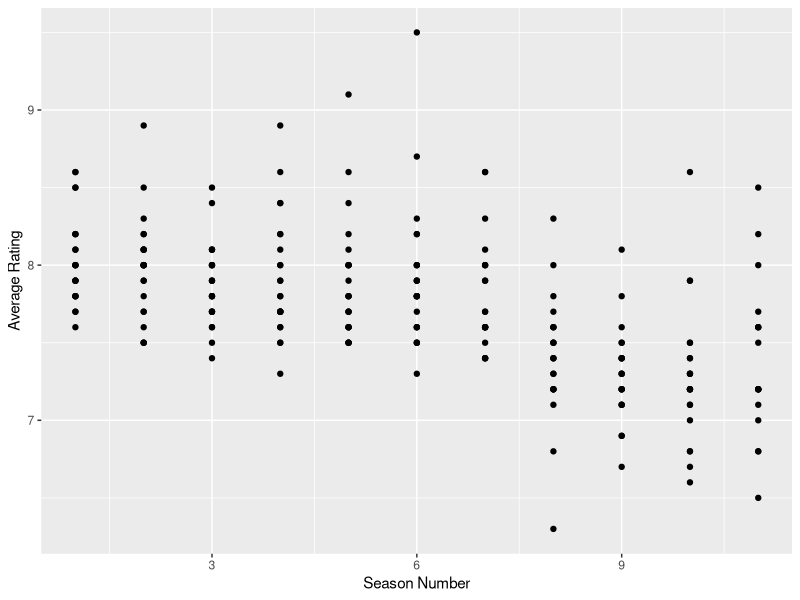
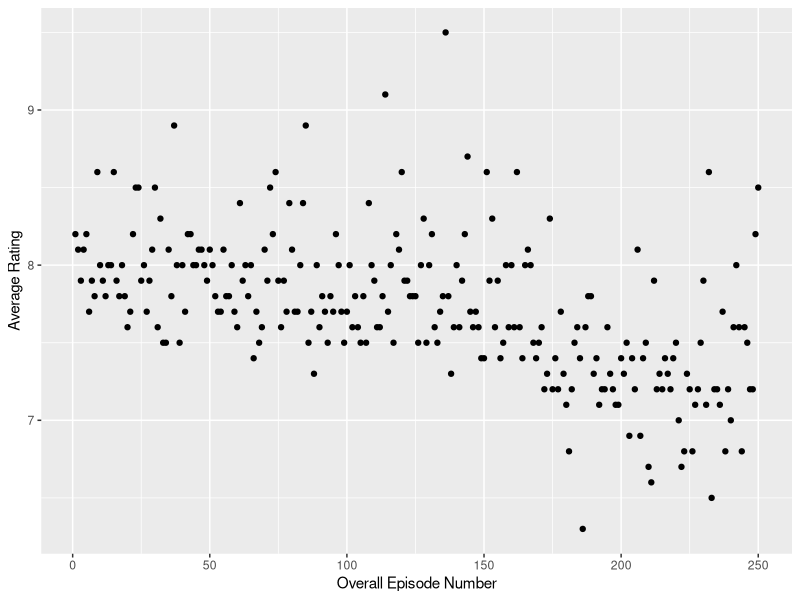

These charts were generated, in order, by the following R code: (Note: this script raises an error after producing the figures.)
## ---- chunk 1
knitr::opts_chunk$set(echo = TRUE)
## ---- chunk 2
# load in the libraries we will need
library(here)
library(dplyr)
library(ggplot2)
library(readr)

# load the data
TV <- read_csv(here("Data", "imdb_data.csv"))

## ---- chunk 3
TV %>%
     ggplot(aes(x = seasonNumber, y = averageRating)) +
     geom_point()+
     labs(x = "Season Number", y = "Average Rating")
## ---- chunk 4
TV %>%
     ggplot(aes(x = episodeNumber_overall, y = averageRating)) +
     geom_point()+
     labs(x = "Overall Episode Number", y = "Average Rating")
## ---- chunk 5
# convert season number to factor


# pick out the last episode of each season
TV_Finale <- TV %>%
     group_by(seasonNumber) %>%
     slice_max(~episodeNumber_in_season, n=1)
